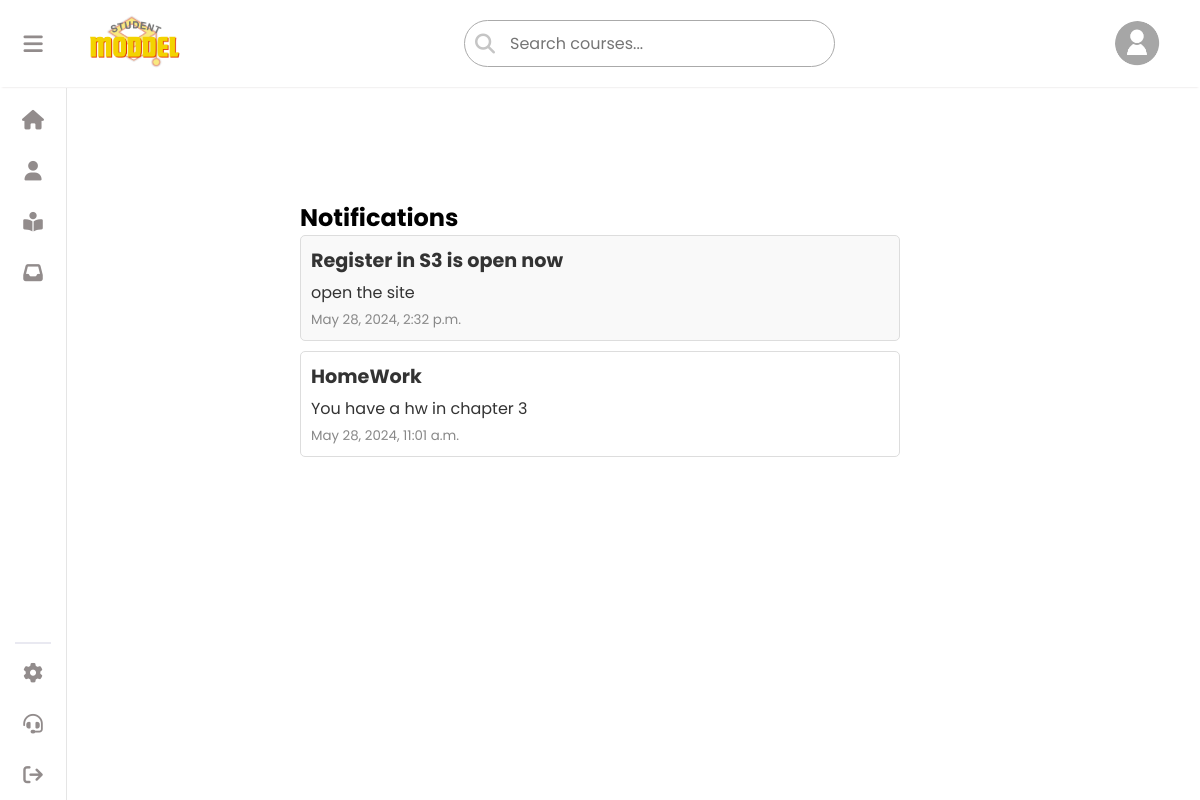
The app's page /notifications/ (signed in) with its own data.
### crud/models.py (models this page shows, shortened)
class Student(models.Model):
    fullname = models.CharField(max_length=90,null=False,default='No Name Provided')
    user = models.ForeignKey(User, on_delete=models.CASCADE, default=1)
    email = models.CharField(max_length=100)
    id_user = models.IntegerField( null=True)
    avatar = models.ImageField(upload_to='avatars/', null=True, blank=True, default= 'defult.png')
    bio = models.CharField(max_length=250 , null=True, blank=True, default='None')

class Notification(models.Model):
    title = models.CharField(max_length=255)
    message = models.TextField()
    created_at = models.DateTimeField(auto_now_add=True)
    is_read = models.BooleanField(default=False)
    user = models.ForeignKey(User, on_delete=models.CASCADE)

### crud/views.py (the view)
# urls.py: path('notifications/', views.notifications_list, name='notifications'),
@login_required
def notifications_list(request):
    userl = request.user
    print(f'Logged-in user: {userl}')
    student = Student.objects.filter(user=userl).first()
    notifications = Notification.objects.filter(user=request.user).order_by('-created_at')
    return render(request, 'notifications.html', {'notifications': notifications,'student': student})

### crud/templates/notifications.html (shortened to what this page needs)
<!DOCTYPE html>
<html lang="en">
<head>
    {% load static %}
    <link rel="stylesheet" type="text/css" href="{% static 'css/style.css' %}">
    <link rel="stylesheet" href="https://cdnjs.cloudflare.com/ajax/libs/font-awesome/6.5.1/css/all.min.css"
 />
</head>
<body>
    {% include "aside.html" %}
    <div class="container">
        <h2>Notifications</h2>
        <ul class="notifications-list">
            {% for notification in notifications %}
            <li class="{% if not notification.is_read %}unread{% endif %}">
                <a href="{% url 'mark_as_read' notification.id %}">
                    <h3>{{ notification.title }}</h3>
                    <p>{{ notification.message }}</p>
                    <small>{{ notification.created_at }}</small>
                </a>
            </li>
            {% empty %}
            <li>No notifications</li>
            {% endfor %}
        </ul>
    </div>
</body>
</html>

### crud/templates/aside.html (shortened to what this page needs)
{% load static %}
<div class="navcontainer">   <nav>
    <div class="navbar">
        <button class="user" id="user">
            <i class="fa-solid fa-bars"></i>
        </button>
        <div class="logo">
            <a href="{% url '' %}"><img src="{% static 'logo.png' %}" width="100px" alt="" class="logoimg"></a>
        </div>
    </div>
       {% if not user.is_staff%}
    <div class="search_box">
        <form method="GET" action="{% url 'search_courses' %}">
            <button type="submit"><i class="fa fa-search" aria-hidden="true"></i></button>
            <input name="search" type="text" placeholder="Search courses..." required>
        </form>
    </div>
    {%endif%}
    <div class="new">
        {% if student.avatar %}
        <img  src="{{student.avatar.url}}" height="45px" width="45px" style="border-radius: 50%;" alt="" class="profile">
        {% else %}
        <img  src="{% static 'assets/defult.png'%}" height="45px" width="45px" style="border-radius: 50%;" alt="" class="profile">
        {% endif %}
    </div>
</nav></div>
<aside class="aside" id="aside">
    <div class="list">
        <ul>
            <li><button>
                <a href="{% url '' %}"><i class="fa-solid fa-house"></i><span class="text">home</span></a>
                </button></li>
            <li><button>
                  <a href="{% url 'profile' %}">  <i class="fa-solid fa-user"></i><span class="text">profile</span></a>
                </button></li>
                {%if not user.is_staff%}
            <li><button>
                <a href="{% url 'mycourses' %}">  <i class="fa-solid fa-book-open-reader"></i><span class="text">My Courses</span></a>
                </button></li>
                {%endif%}
            <li><button>
                <a href="{% url 'notifications' %}"><i class="fa-solid fa-inbox"></i></i><span class="text">inbox</span>
                </button></li></a>
        </ul>
    </div>
    <hr>
    <div class="list">
        <ul>
            <li><button>
                <a href="{% url 'sittings' %}"><i class="fa-solid fa-gear"></i><span class="text">sittings</span></a>
                </button></li>
            <li><button>
                <a href="{% url 'support' %}"><i class="fa-solid fa-headset"></i><span class="text">Contact</span></a>
                </button></li>
            <li><button >
                   <a href="{% url 'logout' %}"><i class="fa-solid fa-arrow-right-from-bracket"></i><span class="text">logOut</span></a>
                </button></li>
        </ul>
    </div>
</aside>

### crud/static/css/style.css (style rules this page uses)
* { margin: 0; padding: 0; box-sizing: border-box; font-family: 'Poppins',sans-serif; }
nav { display: flex; justify-content: space-between; align-items: center; text-align: center; padding: 10px; background-color: white; box-shadow: 0 2px 2px -2px rgb(218, 213, 213); z-index: 99; }
.navbar { display: flex; align-items: center; text-align: center; gap: 40px; background-color: white; }
.navcontainer { background-color: white; }
nav { background-color: white; position: fixed; width: 100%; top: 0px; }
.logo { display: flex; justify-content: space-between; align-items: center; gap: 20px; }
.user { font-size: 22px; color: #928c8c; margin-left: 12px; }
.new { display: flex; align-items:center ; text-align: center; gap: 20px; margin-right: 30px; }
html { scroll-behavior: smooth; }
:root { --color-zero: #fff; --color-one: #e7e7ee; --color-two: #928c8c; --color-tree: #edebee; --color-four: #b1b0bb; --duration: 0.3s; --aside-width: 66px; --aside-active-width: 205px; --btn-width: 36px; --btn-height: 36px; }
* { -webkit-box-sizing: border-box; box-sizing: border-box; margin: 0; padding: 0; outline: none; }
ul { list-style: none; }
button { width: 100%; height: 36px; height: var(--btn-height); border: none; background: none; cursor: pointer; border-radius: 12px; position: relative; display: -webkit-box; display: -ms-flexbox; display: flex; -webkit-box-pack: start; -ms-flex-pack: start; justify-content: flex-start; -webkit-box-align: center; -ms-flex-align: center; align-items: center; }
.fa-solid { width: 22px; height: 22px; display: -webkit-box; display: -ms-flexbox; display: flex; align-items: center; justify-content: center; }
.aside { margin-top: 2px; width: 66px; width: var(--aside-width); height: 92vh; background-color: #ffffff; top: 86px; padding: 15px; -webkit-user-select: none; -moz-user-select: none; -ms-user-select: none; user-select: none; overflow: hidden; -webkit-transition-duration: 0.3s; transition-duration: 0.3s; -webkit-transition-duration: var(--duration); transition-duration: var(--duration); display: -webkit-box; display: -ms-flexbox; display: flex; -webkit-box-orient: vertical; -webkit-box-direction: normal; -ms-flex-flow: column nowrap; flex-flow: column nowrap; -webkit-box-align: start; -ms-flex-align: start; align-items: flex-start; box-shadow: 1px 0px 0px rgba(0, 0, 0, 0.1); padding-bottom:30px ; }
.aside hr { width: 100%; margin: 12px 0; border: 0.01rem solid #e9e9f1; }
.aside .list:nth-child(1) { display: -webkit-box; display: -ms-flexbox; display: flex; -webkit-box-flex: 1; -ms-flex-positive: 1; flex-grow: 2; }
.aside .list { width: 100%; }
.aside .list ul { width: 100%; display: -webkit-box; display: -ms-flexbox; display: flex; -webkit-box-orient: vertical; -webkit-box-direction: normal; -ms-flex-direction: column; flex-direction: column; row-gap: 15px; }
.aside .list button { background-color: transparent; -webkit-transition-duration: 0.3s; transition-duration: 0.3s; -webkit-transition-duration: var(--duration); transition-duration: var(--duration); padding: 0 7px; overflow: hidden; }
.aside .list button i { font-size: 19.55px; color: #e9dede; color: var(--color-two); -webkit-transition-duration: 0.3s; transition-duration: 0.3s; -webkit-transition-duration: var(--duration); transition-duration: var(--duration); }
.aside { position: fixed; left: 0px; }
.list ul li button a { display: flex; justify-content: start ; text-decoration: none; }
.search_box { border-radius: 40px; background-color: white; }
.search_box form { display: flex; justify-content: center; align-items: center; border-radius: 30px; border: #aaaaaa 1px solid; margin: 0; }
.search_box input { border:none; margin:10px 8px 10px 5px; font-size: 16px; outline: none; color:#17202A; }
.search_box button i { font-size: 20px; margin: 0px 10px; color:#c5c5c5; }
.search_box button { background: transparent; border:none; outline: none; }

### crud/templates/notifications.html (style rules this page uses)
.container { margin-top: 200px; max-width: 600px; margin-left: auto; margin-right: auto; }
.notifications-list { list-style-type: none; padding: 0; }
.notifications-list li { border: 1px solid #ddd; margin-bottom: 10px; padding: 10px; border-radius: 5px; background-color: #fff; }
.notifications-list li.unread { background-color: #f9f9f9; }
.notifications-list li a { text-decoration: none; color: #333; }
.notifications-list li a h3 { margin: 0; font-size: 1.2em; }
.notifications-list li a p { margin: 5px 0; }
.notifications-list li a small { display: block; color: #888; }

### records on screen
Student: avatar (picture)
Notification: title "Register in S3 is open now", message "open the site", created_at "May 28, 2024, 2:32 p.m."
Notification: title "HomeWork", message "You have a hw in chapter 3", created_at "May 28, 2024, 11:01 a.m."
